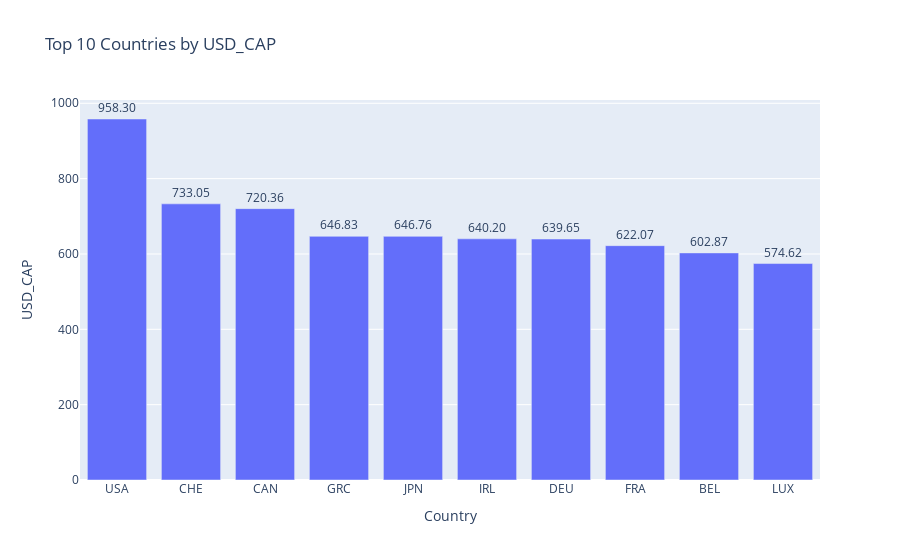

The cell this chart's notebook holds for it:
### Markdown cell above
Visualization of the top 10 countries base on the selected factor.

The Calculation is based on average for PC_HEALTHXP, average for PC_GDP, average for USD_CAP, and sum of TOTAL_SPEND for each country.

### Code cell
import pandas as pd
import plotly.express as px
from ipywidgets import interact


# Exclude specific countries
excluded_countries = ['RUS', 'TUR', 'GBR', 'NZL', 'ISR']

# Filter data for years 2005 to 2015 based on 'TIME' as the year
filtered_data = df[(df['TIME'] >= 2005) & (df['TIME'] <= 2015) & (~df['LOCATION'].isin(excluded_countries))]

# Group by 'LOCATION' and calculate the mean for specific columns and sum for TOTAL_SPEND
aggregated_data = filtered_data.groupby('LOCATION').agg(
    PC_HEALTHXP=('PC_HEALTHXP', 'mean'),
    PC_GDP=('PC_GDP', 'mean'),
    USD_CAP=('USD_CAP', 'mean'),
    TOTAL_SPEND=('TOTAL_SPEND', 'sum')
)

# Sort by USD_CAP to get the top 10 countries
top_10 = aggregated_data.sort_values(by='USD_CAP', ascending=False).head(10).reset_index()

# Function to plot dynamic graphs
def plot_top_10(column='USD_CAP'):
    fig = px.bar(
        top_10,
        x='LOCATION',
        y=column,
        title=f'Top 10 Countries by {column}',
        labels={'LOCATION': 'Country', column: column},
        text=column
    )
    fig.update_traces(texttemplate='%{text:.2f}', textposition='outside')
    fig.update_layout(yaxis_title=column, xaxis_title='Country', showlegend=False)
    fig.show()

# Create an interactive widget for selecting columns
interact(plot_top_10, column=['PC_HEALTHXP', 'PC_GDP', 'USD_CAP', 'TOTAL_SPEND'])

### Figure 1 — Plotly figure (JSON) as saved in the notebook; plotly's stock layout.template omitted (floating-point values rounded to 4 significant figures)
{"data": [{"alignmentgroup": "True", "hovertemplate": "Country=%{x}<br>USD_CAP=%{text}<extra></extra>", "legendgroup": "", "marker": {"color": "#636efa", "pattern": {"shape": ""}}, "name": "", "offsetgroup": "", "orientation": "v", "showlegend": false, "text": [958.3, 733.0, 720.4, 646.8, 646.8, 640.2, 639.7, 622.1, 602.9, 574.6], "textposition": "outside", "texttemplate": "%{text:.2f}", "type": "bar", "x": ["USA", "CHE", "CAN", "GRC", "JPN", "IRL", "DEU", "FRA", "BEL", "LUX"], "xaxis": "x", "y": [958.3, 733.0, 720.4, 646.8, 646.8, 640.2, 639.7, 622.1, 602.9, 574.6], "yaxis": "y"}], "layout": {"barmode": "relative", "legend": {"tracegroupgap": 0}, "showlegend": false, "title": {"text": "Top 10 Countries by USD_CAP"}, "xaxis": {"anchor": "y", "domain": [0, 1], "title": {"text": "Country"}}, "yaxis": {"anchor": "x", "domain": [0, 1], "title": {"text": "USD_CAP"}}}}
